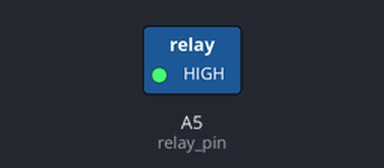
Bench run of a sketch on a simulated Arduino Uno, built with avr-gcc and run on an emulated ATmega328P. Parts: switched loads named in the sketch (green lamp = pin HIGH).

Above: at 2.5 s.
At 7.5 s:
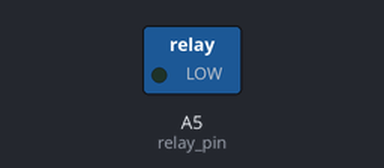
Timing chart, 0 to 13.0 s (numbered marks = the images above):
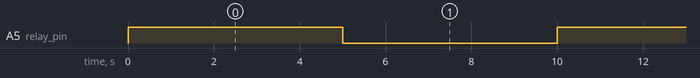

Measured:
- by itself, A5 (relay_pin): alternates HIGH for 5.0 s and LOW for 5.0 s

The sketch:

RelayModule_andDoorlock.ino
```cpp
int relay_pin = A5;


void setup() {
  pinMode( relay_pin, OUTPUT);
}

void loop() {
  digitalWrite(relay_pin, HIGH);
  delay(5000);
  digitalWrite(relay_pin, LOW);
  delay(5000);
}
```
